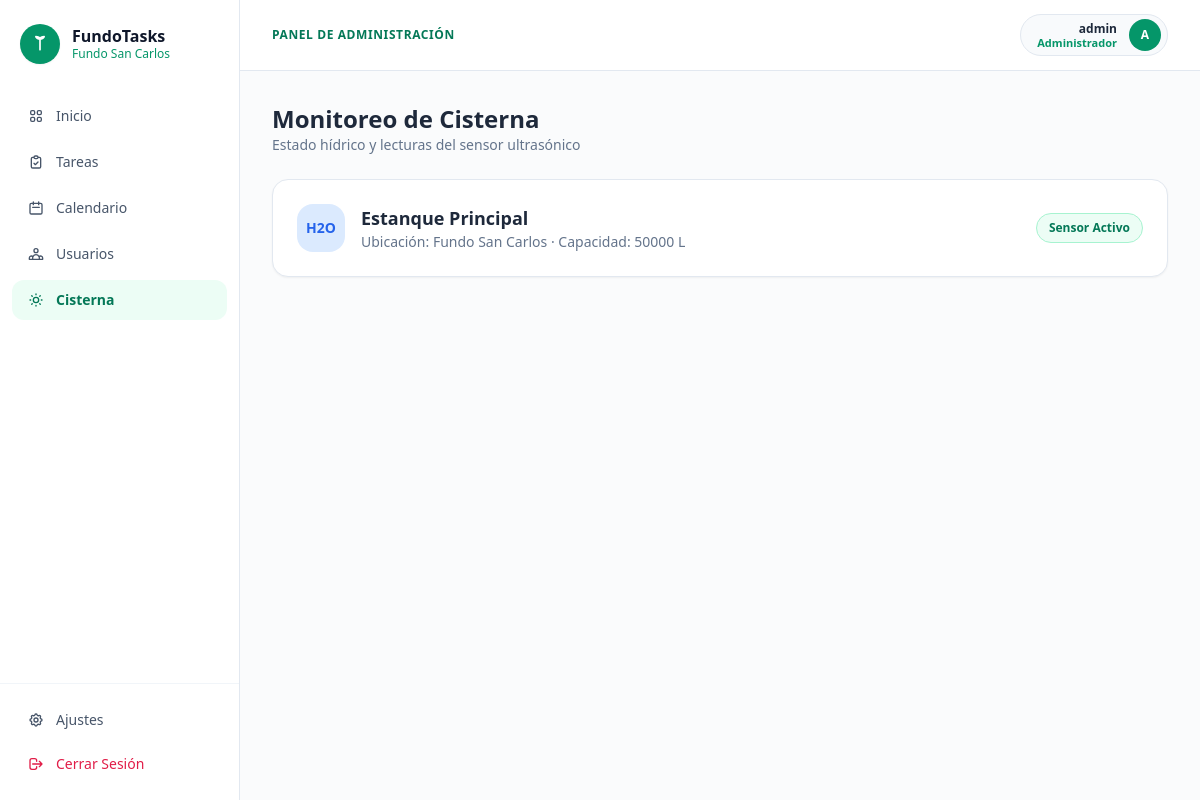
/cisterna/ (signed in), run on the app's committed database.
### usuarios/models.py (models this page shows, shortened)
class Usuario(AbstractUser):
    OPCIONES_CARGO = (
        ('Administrador', 'Administrador / Secretario'),
        ('Empleado', 'Trabajador de Campo'),
    )
    idUsuario = models.AutoField(primary_key=True)
    idPersonal = models.OneToOneField(
        Personal,
        on_delete=models.CASCADE,
        null=True,
        blank=True,
        db_column='idPersonal'
    )
    correo = models.EmailField(max_length=50, unique=True, null=True, blank=True)
    cargo = models.CharField(max_length=30, choices=OPCIONES_CARGO, default='Empleado')
    @property
    def nombre(self):
        if self.idPersonal:
            return self.idPersonal.nombre
        return self.first_name or self.username
    class Meta:
        db_table = 'USUARIO'
        verbose_name = 'Usuario'
        verbose_name_plural = 'Usuarios'

class Personal(models.Model):
    idPersonal = models.AutoField(primary_key=True)
    nombre = models.CharField(max_length=40)
    rut = models.CharField(max_length=12, unique=True)
    estado = models.CharField(max_length=20, default='Activo')
    class Meta:
        db_table = 'PERSONAL'
        verbose_name = 'Personal'
        verbose_name_plural = 'Personal'

### cisterna/views.py (the view)
# urls.py: path('', views.panel_cisterna_view, name='panel'),
@login_required(login_url='/login/')
def panel_cisterna_view(request):
    cisterna = Cisterna.objects.first()
    lecturas = LecturaSensor.objects.order_by('-fechaHora')[:10]
    alertas = Alerta.objects.order_by('-fechaHora')[:10]
    return render(request, 'panel.html', {
        'cisterna': cisterna,
        'lecturas': lecturas,
        'alertas': alertas,
    })

### cisterna/templates/panel.html (shortened to what this page needs)
{% extends "base.html" %}
{% block content %}
<div class="max-w-5xl mx-auto space-y-6">
    <div>
        <h1 class="text-2xl font-bold text-slate-800">Monitoreo de Cisterna</h1>
        <p class="text-sm text-slate-500">Estado hídrico y lecturas del sensor ultrasónico</p>
    </div>
    <div class="bg-white p-6 rounded-2xl shadow-sm border border-slate-200 flex items-center justify-between">
        <div class="flex items-center gap-4">
            <div class="w-12 h-12 rounded-2xl bg-blue-100 text-blue-600 flex items-center justify-center font-bold text-sm">
                H2O
            </div>
            <div>
                <h2 class="text-lg font-bold text-slate-800">{{ cisterna.nombre|default:"Estanque Principal" }}</h2>
                <p class="text-sm text-slate-500">Ubicación: {{ cisterna.ubicacion|default:"Fundo San Carlos" }} · Capacidad: {{ cisterna.capacidad|default:"50000" }} L</p>
            </div>
        </div>
        <span class="px-3 py-1.5 rounded-full text-xs font-bold bg-emerald-50 text-emerald-700 border border-emerald-200">
            Sensor Activo
        </span>
    </div>
</div>
{% endblock %}

### templates/base.html (shortened to what this page needs)
<!DOCTYPE html>
<html lang="es">
<head>
    <script src="https://cdn.tailwindcss.com"></script>
</head>
<body class="bg-slate-50/70 text-slate-800 antialiased min-h-screen flex">
    <aside class="w-60 bg-white border-r border-slate-200 flex flex-col justify-between h-screen sticky top-0 flex-shrink-0 overflow-y-auto z-40">
        <div>
            <div class="px-5 py-6 flex items-center gap-3">
                <div class="w-10 h-10 rounded-full bg-emerald-600 text-white flex items-center justify-center shadow-sm flex-shrink-0">
                    <svg class="w-5 h-5" fill="none" stroke="currentColor" viewBox="0 0 24 24">
                        <path stroke-linecap="round" stroke-linejoin="round" stroke-width="2" d="M12 19V6m0 0C9.5 6 7 4.5 7 3c2.5 0 5 1.5 5 3zm0 0c2.5 0 5-1.5 5-3-2.5 0-5 1.5-5 3z"/>
                    </svg>
                </div>
                <div>
                    <span class="font-extrabold text-slate-900 text-base block leading-tight">FundoTasks</span>
                    <span class="text-xs font-medium text-emerald-600 block">Fundo San Carlos</span>
                </div>
            </div>
            <nav class="px-3 mt-2 space-y-1.5">
                <a href="{% url 'usuarios:inicio' %}"
                    class="flex items-center gap-3 px-4 py-2.5 rounded-xl text-sm transition-colors
                    {% if request.resolver_match.url_name == 'inicio' %} bg-emerald-50 text-emerald-700 font-bold {% else %} text-slate-600 hover:bg-slate-50 hover:text-slate-900 font-medium {% endif %}">
                    Inicio
                </a>
                <a href="{% url 'usuarios:tareas' %}"
                    class="flex items-center gap-3 px-4 py-2.5 rounded-xl text-sm transition-colors
                    {% if request.resolver_match.url_name in 'tareas,detalle_tarea,detalle_tarea_puntual' %} bg-emerald-50 text-emerald-700 font-bold {% else %} text-slate-600 hover:bg-slate-50 hover:text-slate-900 font-medium {% endif %}">
                    <svg class="w-4 h-4" fill="none" stroke="currentColor" viewBox="0 0 24 24">
                        <path stroke-linecap="round" stroke-linejoin="round" stroke-width="2" d="M9 5H7a2 2 0 00-2 2v12a2 2 0 002 2h10a2 2 0 002-2V7a2 2 0 00-2-2h-2M9 5a2 2 0 002 2h2a2 2 0 002-2M9 5a2 2 0 012-2h2a2 2 0 012 2m-6 9l2 2 4-4"/>
                    </svg>
                    Tareas
                </a>
                <a href="{% url 'usuarios:calendario' %}"
                    class="flex items-center gap-3 px-4 py-2.5 rounded-xl text-sm transition-colors
                    {% if request.resolver_match.url_name == 'calendario' %} bg-emerald-50 text-emerald-700 font-bold {% else %} text-slate-600 hover:bg-slate-50 hover:text-slate-900 font-medium {% endif %}">
                    <svg class="w-4 h-4" fill="none" stroke="currentColor" viewBox="0 0 24 24">
                        <path stroke-linecap="round" stroke-linejoin="round" stroke-width="2" d="M8 7V3m8 4V3m-9 8h10M5 21h14a2 2 0 002-2V7a2 2 0 00-2-2H5a2 2 0 00-2 2v12a2 2 0 002 2z"/>
                    </svg>
                    Calendario
                </a>
                {% if user.cargo == 'Administrador' or user.cargo == 'Secretario' %}
                <a href="{% url 'usuarios:gestion_usuarios' %}"
                    class="flex items-center gap-3 px-4 py-2.5 rounded-xl text-sm transition-colors
                    {% if request.resolver_match.url_name == 'gestion_usuarios' %} bg-emerald-50 text-emerald-700 font-bold {% else %} text-slate-600 hover:bg-slate-50 hover:text-slate-900 font-medium {% endif %}">
                    Usuarios
                </a>
                {% endif %}
                <a href="{% url 'cisterna:panel' %}"
                    class="flex items-center gap-3 px-4 py-2.5 rounded-xl text-sm transition-colors
                    {% if request.resolver_match.app_name == 'cisterna' %} bg-emerald-50 text-emerald-700 font-bold {% else %} text-slate-600 hover:bg-slate-50 hover:text-slate-900 font-medium {% endif %}">
                    <svg class="w-4 h-4" fill="none" stroke="currentColor" viewBox="0 0 24 24">
                        <path stroke-linecap="round" stroke-linejoin="round" stroke-width="2" d="M12 3v1m0 16v1m9-9h-1M4 12H3m15.364 6.364l-.707-.707M6.343 6.343l-.707-.707m12.728 0l-.707.707M6.343 17.657l-.707.707M16 12a4 4 0 11-8 0 4 4 0 018 0z"/>
                    </svg>
                    Cisterna
                </a>
            </nav>
        </div>
        <div class="px-3 py-4 border-t border-slate-100 space-y-1">
            <a href="{% url 'usuarios:configuracion' %}"
                class="flex items-center gap-3 px-4 py-2.5 rounded-xl text-sm transition-colors
                {% if request.resolver_match.url_name == 'configuracion' %} bg-emerald-50 text-emerald-700 font-bold {% else %} text-slate-600 hover:bg-slate-50 hover:text-slate-900 font-medium {% endif %}">
                Ajustes
            </a>
            <button type="button" onclick="abrirModalLogout()"
                class="w-full flex items-center gap-3 px-4 py-2.5 rounded-xl text-sm text-rose-600 hover:bg-rose-50 font-medium transition-colors cursor-pointer text-left">
                <svg class="w-4 h-4" fill="none" stroke="currentColor" viewBox="0 0 24 24">
                    <path stroke-linecap="round" stroke-linejoin="round" stroke-width="2" d="M17 16l4-4m0 0l-4-4m4 4H7m6 4v1a3 3 0 01-3 3H6a3 3 0 01-3-3V7a3 3 0 013-3h4a3 3 0 013 3v1"/>
                </svg>
                Cerrar Sesión
            </button>
        </div>
    </aside>
    <div class="flex-1 flex flex-col min-w-0">
        <header class="bg-white border-b border-slate-200 px-8 py-3.5 flex items-center justify-between sticky top-0 z-30">
            <span class="text-xs font-extrabold text-emerald-700 uppercase tracking-wider">
                {% if user.cargo == 'Administrador' or user.cargo == 'Secretario' %}
                    PANEL DE ADMINISTRACIÓN
                {% else %}
                    PANEL OPERATIVO
                {% endif %}
            </span>
            <div class="flex items-center gap-3 bg-slate-50 border border-slate-200 rounded-full pl-4 pr-1.5 py-1">
                <div class="text-right">
                    <p class="text-xs font-extrabold text-slate-800 leading-tight">
                        {{ user.nombre|default:user.username }}
                    </p>
                    <p class="text-[11px] font-semibold text-emerald-600 leading-tight">
                        {{ user.cargo }}
                    </p>
                </div>
                <div class="w-8 h-8 rounded-full bg-emerald-600 text-white font-extrabold text-xs flex items-center justify-center">
                    {{ user.nombre|default:user.username|make_list|first|upper }}
                </div>
            </div>
        </header>
        <main class="flex-1 p-8">
            {% block content %}{% endblock %}
        </main>
    </div>
</body>
</html>

### data on the page
Usuario: nombre "admin", cargo "Administrador", nombre|make_list "A"

### other printed values
{{ cisterna.nombre|default:"Estanque Principal" }} "Estanque Principal"
{{ cisterna.ubicacion|default:"Fundo San Carlos" }} "Fundo San Carlos"
{{ cisterna.capacidad|default:"50000" }} "50000"
